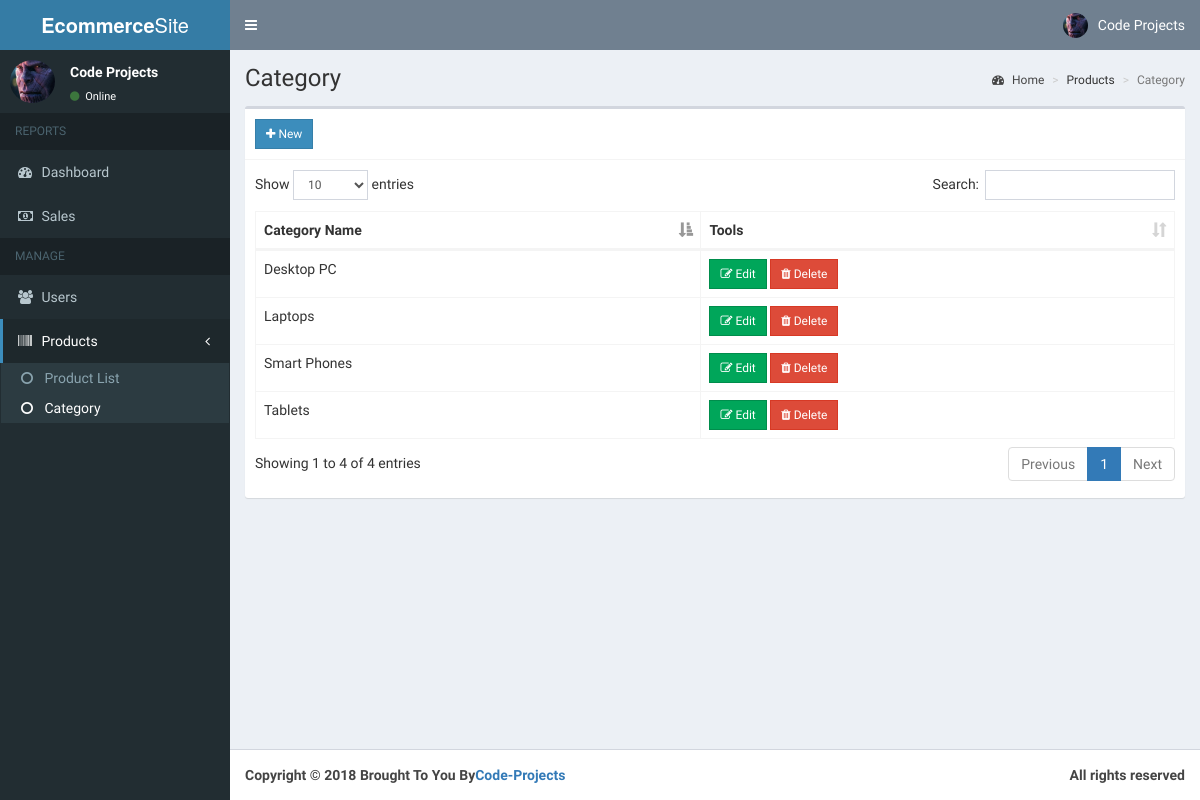
Before: /admin/category.php (signed in) with the older database file.
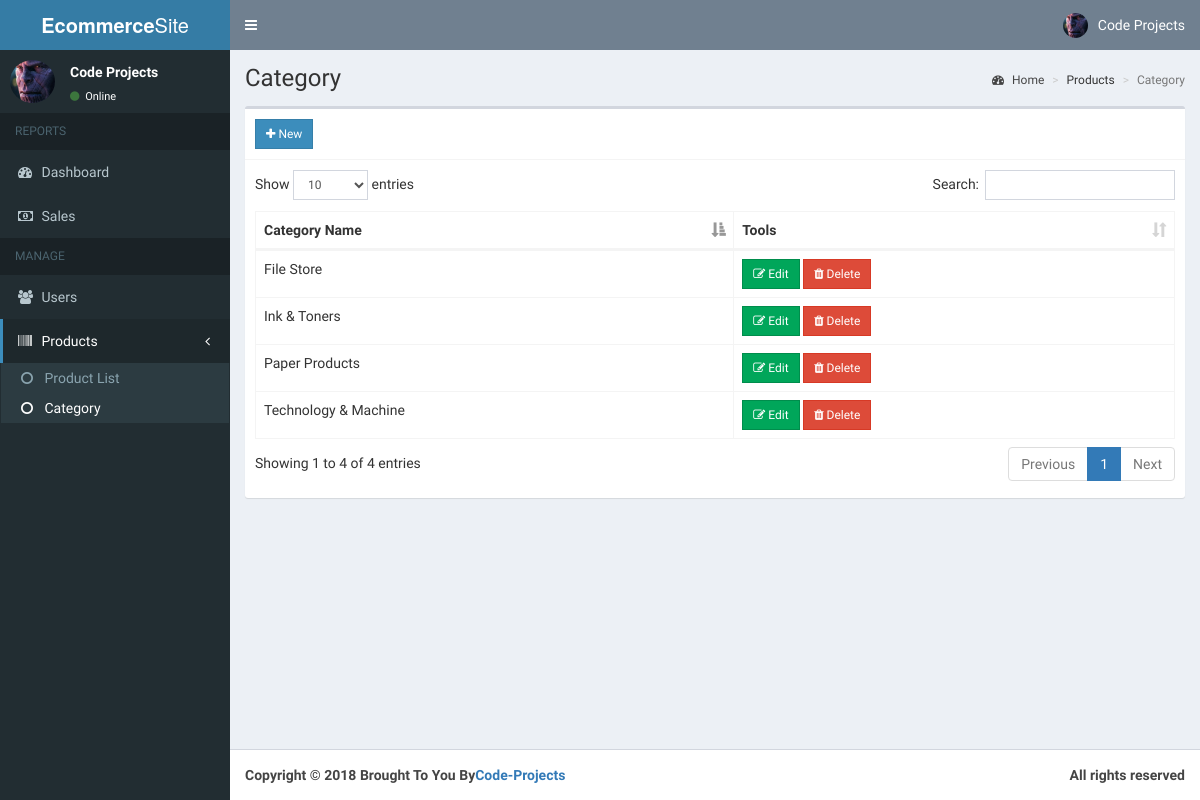
After: the same page with the newer database file.
### tables this page shows
CREATE TABLE `category` (
  `id` int(11) NOT NULL,
  `name` varchar(100) NOT NULL,
  `cat_slug` varchar(150) NOT NULL
);

### admin/category.php (the view, shortened to what this page needs)
<?php include 'includes/session.php'; ?>
<?php include 'includes/header.php'; ?>
<body class="hold-transition skin-blue sidebar-mini">
<div class="wrapper">
  <?php include 'includes/navbar.php'; ?>
  <?php include 'includes/menubar.php'; ?>
  <div class="content-wrapper">
    <section class="content-header">
      <h1>
        Category
      </h1>
      <ol class="breadcrumb">
        <li><a href="#"><i class="fa fa-dashboard"></i> Home</a></li>
        <li>Products</li>
        <li class="active">Category</li>
      </ol>
    </section>
    <section class="content">
      <div class="row">
        <div class="col-xs-12">
          <div class="box">
            <div class="box-header with-border">
              <a href="#addnew" data-toggle="modal" class="btn btn-primary btn-sm btn-flat"><i class="fa fa-plus"></i> New</a>
            </div>
            <div class="box-body">
              <table id="example1" class="table table-bordered">
                <thead>
                  <th>Category Name</th>
                  <th>Tools</th>
                </thead>
                <tbody>
                  <?php
                    $conn = $pdo->open();
                    try{
                      $stmt = $conn->prepare("SELECT * FROM category");
                      $stmt->execute();
                      foreach($stmt as $row){
                        echo "
                          <tr>
                            <td>".$row['name']."</td>
                            <td>
                              <button class='btn btn-success btn-sm edit btn-flat' data-id='".$row['id']."'><i class='fa fa-edit'></i> Edit</button>
                              <button class='btn btn-danger btn-sm delete btn-flat' data-id='".$row['id']."'><i class='fa fa-trash'></i> Delete</button>
                            </td>
                          </tr>
                        ";
                      }
                    }
                    catch(PDOException $e){
                      echo $e->getMessage();
                    }
                  ?>
                </tbody>
              </table>
            </div>
          </div>
        </div>
      </div>
    </section>
  </div>
  	<?php include 'includes/footer.php'; ?>
</div>
</body>
</html>

Changed rows visible on the page:
removed category: name "Laptops"
removed category: name "Desktop PC"
removed category: name "Tablets"
added category: name "Paper Products"
added category: name "File Store"
added category: name "Technology & Machine"
changed category: name "Smart Phones" → "Ink & Toners"
